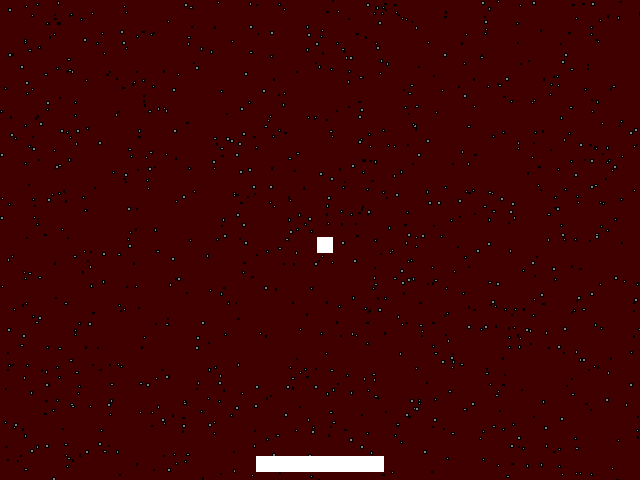
Frame 1 (no input)
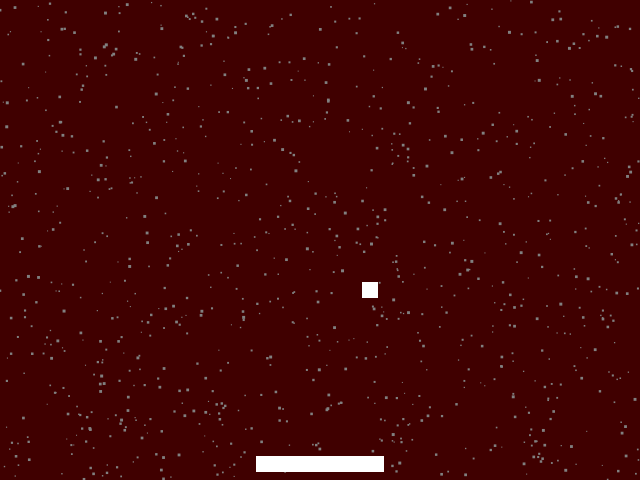
Frame 60 (the mouse pressed at the canvas centre just before this capture)
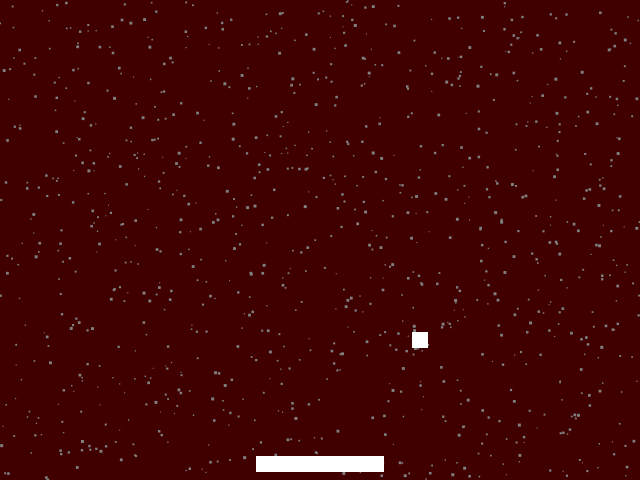
Frame 120 (the mouse held since frame 60 and released just before this capture)

The Processing sketch that drew these frames (run headless with seeded random() and noise(); from frame 60 on, the mouse is pressed at the canvas centre):

// Processing sketch: exercise02
// ── exercise02.pde
// initializes all the colours and integer variables that will be used in the program
color backgroundColor = color(64,0,0,1);

int numStatic = 1000;          
int staticSizeMin = 1;
int staticSizeMax = 3;
color staticColor = color(128);

int paddleX;
int paddleY;
int paddleVX;
int paddleSpeed = 10;
int paddleWidth = 128;
int paddleHeight = 16;
color paddleColor = color(255);

int ballX;
int ballY;
int ballVX;
int ballVY;
int ballSpeed = 5;
int ballSize = 16;
int ballSpeedMod;
color ballColor = color(255);
int score = 0;
int scoreMod;
int highScore;

// setup function to initialize the window size and paddle/ball function behaviours
void setup() {
  size(640, 480);
  
  setupPaddle();
  setupBall();
}

// sets up the position of the paddle at startup
void setupPaddle() {
  paddleX = width/2;
  paddleY = height - paddleHeight;
  paddleVX = 0;
}

// sets up the position/speed of the ball at startup
void setupBall() {
  ballX = width/2;
  ballY = height/2;
  ballVX = ballSpeed;
  ballVY = ballSpeed;
  ballSpeedMod = 0;
}

// initializes the draw loop: draws background, noise
// UPDATES the positions of the Paddle and Ball (by way of the update functions), then draws them
void draw() {
  background(backgroundColor);

  drawStatic();

  updatePaddle();
  updateBall();

  drawPaddle();
  drawBall();
}

// function that draws the visual noise effect using a variety of random functions
void drawStatic() {
  for (int i = 0; i < numStatic; i++) {
   float x = random(0,width);
   float y = random(0,height);
   float staticSize = random(staticSizeMin,staticSizeMax);
   fill(staticColor);
   rect(x,y,staticSize,staticSize);
  }
}

// function that determines paddle behaviour
// paddleX: position | paddleVX: velocity
// constrain: function that constrains a defined value to a range of 2 other declared values...
// ... to prevent the paddle from moving off the edge of the screen
void updatePaddle() {
  paddleX += paddleVX;  
  paddleX = constrain(paddleX,0+paddleWidth/2,width-paddleWidth/2);
}

// function that determines ball behaviour
void updateBall() {
  ballX += ballVX;
  ballY += ballVY;
  
  handleBallHitPaddle();
  handleBallHitWall();
  handleBallOffBottom();
}

// function that draws the paddle
void drawPaddle() {
  rectMode(CENTER);
  noStroke();
  fill(paddleColor);
  rect(paddleX, paddleY, paddleWidth, paddleHeight);
}

// function that draws the ball
void drawBall() {
  rectMode(CENTER);
  noStroke();
  fill(ballColor);
  rect(ballX, ballY, ballSize, ballSize);
}

//CHANGED:
// function that determines the behaviour of the ball when it hits the paddle
void handleBallHitPaddle() {
  if (ballOverlapsPaddle()) {
    ballY = paddleY - paddleHeight/2 - ballSize/2;
    
    // added code to increase the ball speed modulator each time the ball is successfully deflected
    ballSpeedMod++;
    ballVY += ballSpeedMod;
    ballVX += ballSpeedMod;
    ballVY = -ballVY;
    
    // added scoring system:
    // the faster the ball gets, the more points the player receives for successfully deflections
    // prints current score on successful deflection;
    scoreMod = ballSpeedMod;
    score += ballSpeedMod;
    println (score);
  }
}

// function that determines whether the ball has collided with the paddle (true) or not (false)
boolean ballOverlapsPaddle() {
  if (ballX - ballSize/2 > paddleX - paddleWidth/2 && ballX + ballSize/2 < paddleX + paddleWidth/2) {
    if (ballY > paddleY - paddleHeight/2) {
      return true;
    }
  }
  return false;
}


// function that resets the position of the ball to the center of the window when it hits the bottom
void handleBallOffBottom() {
  if (ballOffBottom()) {
    ballX = width/2;
    ballY = height/2;
    
    // CHANGED:
    // resets the ball speed to default
    ballSpeedMod = 0;
    ballVX = ballSpeed;
    ballVY = ballSpeed;
    
    // sets high score
    if (score > highScore){
      highScore = score;
    }
    
    // prints current high score when loss
    println(highScore);
    score = 0;
  }
}

// 
boolean ballOffBottom() {
  return (ballY - ballSize/2 > height);
}

// function that declares the behaviour of how the ball bounces off the boundaries
void handleBallHitWall() {
  if (ballX - ballSize/2 < 0) {
    ballX = 0 + ballSize/2;
    ballVX = -ballVX;
  } else if (ballX + ballSize/2 > width) {
    ballX = width - ballSize/2;
    ballVX = -ballVX;
  }
  
  if (ballY - ballSize/2 < 0) {
    ballY = 0 + ballSize/2;
    ballVY = -ballVY;
  }
}

// function initializing controls, ie. when the left or right arrows are pressed
void keyPressed() {
  if (keyCode == LEFT) {
    paddleVX = -paddleSpeed;
  } else if (keyCode == RIGHT) {
    paddleVX = paddleSpeed;
  }
}

// resets the paddle speed (paddleVX) to 0 when an arrow key is released
void keyReleased() {
  if (keyCode == LEFT && paddleVX < 0) {
    paddleVX = 0;
  } else if (keyCode == RIGHT && paddleVX > 0) {
    paddleVX = 0;
  }
}
